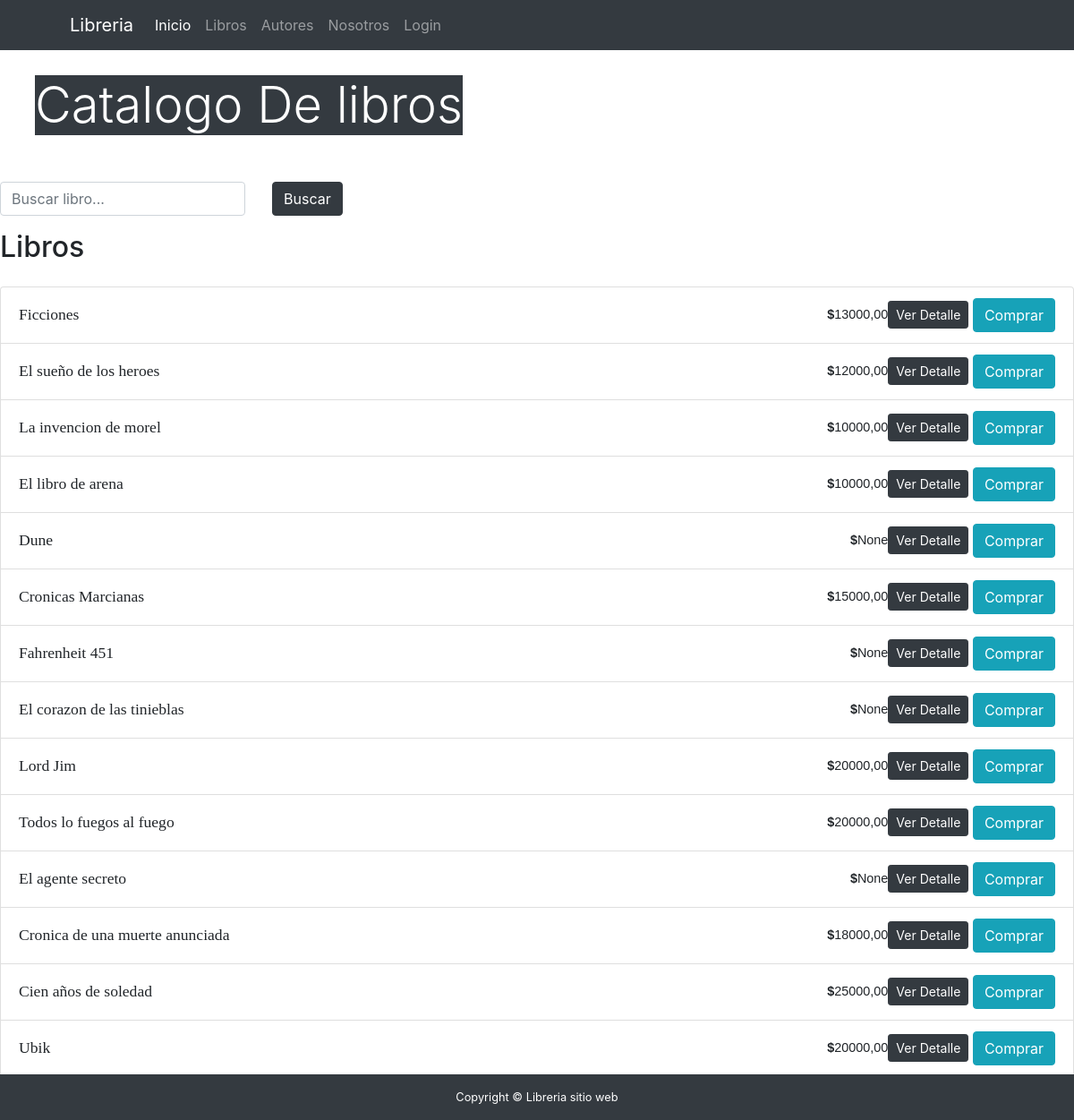
Screenshot of /libros/libros/lista with the database file from the repository.
### libros/models.py (models this page shows, shortened)
class Libro(models.Model):
    nombre_libro = models.CharField(max_length=100,unique=True)
    autor = models.CharField(max_length=200,null=True,blank=True)
    año = models.PositiveBigIntegerField(null=True,blank=True)
    editorial = models.ForeignKey(Editorial,on_delete=models.SET_NULL, null=True,blank=True)
    unidades = models.IntegerField(null=True,blank=True)
    precio = models.DecimalField(max_digits=10,decimal_places=2,null=True,blank=True)
    numero_paginas = models.PositiveBigIntegerField(null=True,blank=True)
    genero = models.CharField(max_length=100,null=True,blank=True)

### libros/views.py (the view)
# urls.py: path("libros/lista",lista_libros, name="lista_libros"),
def lista_libros(request):
    busqueda = request.GET.get("busqueda", None)
    if busqueda:
        consulta = Libro.objects.filter(Q(nombre_libro__icontains=busqueda) | Q(autor__icontains=busqueda))
    else:
        consulta = Libro.objects.all()
    contexto = {"libros": consulta}
    return render(request, "libros/lista_libros.html", contexto)

### libros/templates/libros/lista_libros.html (shortened to what this page needs)
{% extends 'core/base.html' %}
{% block body_title %}
    Catalogo De libros
{% endblock body_title %}
{% block contenido %}
<form class="mb-3 row" action="{% url 'libros:lista_libros' %}" method="get">
    <div class="col-auto">
        <input type="text" class="form-control" name="busqueda" placeholder="Buscar libro...">
    </div>
    <div class="col-auto">
        <button type="submit" class="btn btn-dark">Buscar</button>
    </div>
</form>
<div class="d-flex justify-content-between align-items-center mb-3">
    <h2>Libros</h2>
</div>
<ul class="list-group contenido mb-5">
    {% for libro in libros %}
    <li class="list-group-item">
        <div class="d-flex justify-content-between align-items-center">
            <div>
                <span style="font-family: 'Georgia', serif; font-size: 1.1em;">{{libro.nombre_libro}}</span>
            </div>
            <div class="d-flex align-items-center">
                <span class="me-3" style="font-family: 'Montserrat', sans-serif; font-size: 0.9em;"><strong>$</strong>{{libro.precio}}</span>
                <div>
                    {% if user.is_authenticated %}
                    <a href="{% url 'libros:libro_detail' libro.id %}" class="btn btn-dark btn-sm me-2">Ver Detalle</a>
                    <a href="{% url 'libros:libro_update' libro.id %}" class="btn btn-secondary btn-sm me-2">Cambiar</a>
                    <a href="{% url 'libros:libro_delete' libro.id %}" class="btn btn-secondary btn-sm">Borrar</a>
                    {% else %}
                    <a href="{% url 'libros:libro_detail' libro.id %}" class="btn btn-dark btn-sm">Ver Detalle</a>
                    <button type="submit" class="btn btn-info ">Comprar</button>
                    {% endif %}
                </div>
            </div>
        </div>
    </li>
{% endfor %}
</ul>
{% endblock contenido %}

### core/templates/core/base.html (shortened to what this page needs)
{% load static %}
<!DOCTYPE html>
<html lang="es">
<head>
</head>
<body>
    <nav class="navbar navbar-expand-lg navbar-dark bg-dark">
        <div class="container px-5">
            <a class="navbar-brand" href="#!">Libreria</a>
            <div class="collapse navbar-collapse" id="navbarSupportedContent">
                <ul class="navbar-nav ms-auto mb-2 mb-lg-0">
                    <li class="nav-item"><a class="nav-link active" aria-current="page" href="{% url 'core:index' %}">Inicio</a></li>
                    <li class="nav-item"><a class="nav-link" href="{% url 'libros:lista_libros' %}">Libros</a></li>
                    <li class="nav-item"><a class="nav-link" href="{% url 'libros:lista_autores' %}">Autores</a></li>
                    <li class="nav-item"><a class="nav-link" href="{% url 'libros:nosotros' %}">Nosotros</a></li>
                    {% if user.is_authenticated %}
                    <li class="nav-item">
                        <form action="{% url 'core:logout' %}" method="post">
                            {% csrf_token %}
                            <button type="submit" class="btn btn-dark ">Logout</button>
                        </form>
                    <li class="nav-item bg-secondary"><a class="nav-link" href="#">{{ user.username }}</a></li>
                    <li class="nav-item"><a class="nav-link" href="{% url 'ventas:ventas_lista' %}">Ventas</a></li>
                    {% else %}
                    <li class="nav-item"><a class="nav-link" href="{% url 'core:login' %}">Login</a></li>
                    {% endif %}
                </ul>
            </div>
        </div>
    </nav>
    <link rel="stylesheet" href="https://stackpath.bootstrapcdn.com/bootstrap/4.5.2/css/bootstrap.min.css">
    <div class="container px-4 py-lg-4">
        <div class="row align-items-center my-1">
            <h1 class="display-4 text-center mb-4 bg-dark text-white ">
                {% block body_title %}
                {% endblock body_title %}
            </h1>
        </div>
    </div>
    {% block contenido %}
    {% endblock contenido %}
    <footer class="py-3 bg-dark fixed-bottom" style="bottom: 0; width: 100%;">
        <div class="container px-4 px-lg-5">
            <p class="m-0 text-center text-white small">Copyright &copy; Libreria sitio web</p>
        </div>
    </footer>
</body>
</html>

### rows the page displays
Libro: nombre_libro "Ficciones", precio "13000,00"
Libro: nombre_libro "El sueño de los heroes", precio "12000,00"
Libro: nombre_libro "La invencion de morel", precio "10000,00"
Libro: nombre_libro "El libro de arena", precio "10000,00"
Libro: nombre_libro "Dune", precio "None"
Libro: nombre_libro "Cronicas Marcianas", precio "15000,00"
Libro: nombre_libro "Fahrenheit 451", precio "None"
Libro: nombre_libro "El corazon de las tinieblas", precio "None"
Libro: nombre_libro "Lord Jim", precio "20000,00"
Libro: nombre_libro "Todos lo fuegos al fuego", precio "20000,00"
Libro: nombre_libro "El agente secreto", precio "None"
Libro: nombre_libro "Cronica de una muerte anunciada", precio "18000,00"
Libro: nombre_libro "Cien años de soledad", precio "25000,00"
Libro: nombre_libro "Ubik", precio "20000,00"
